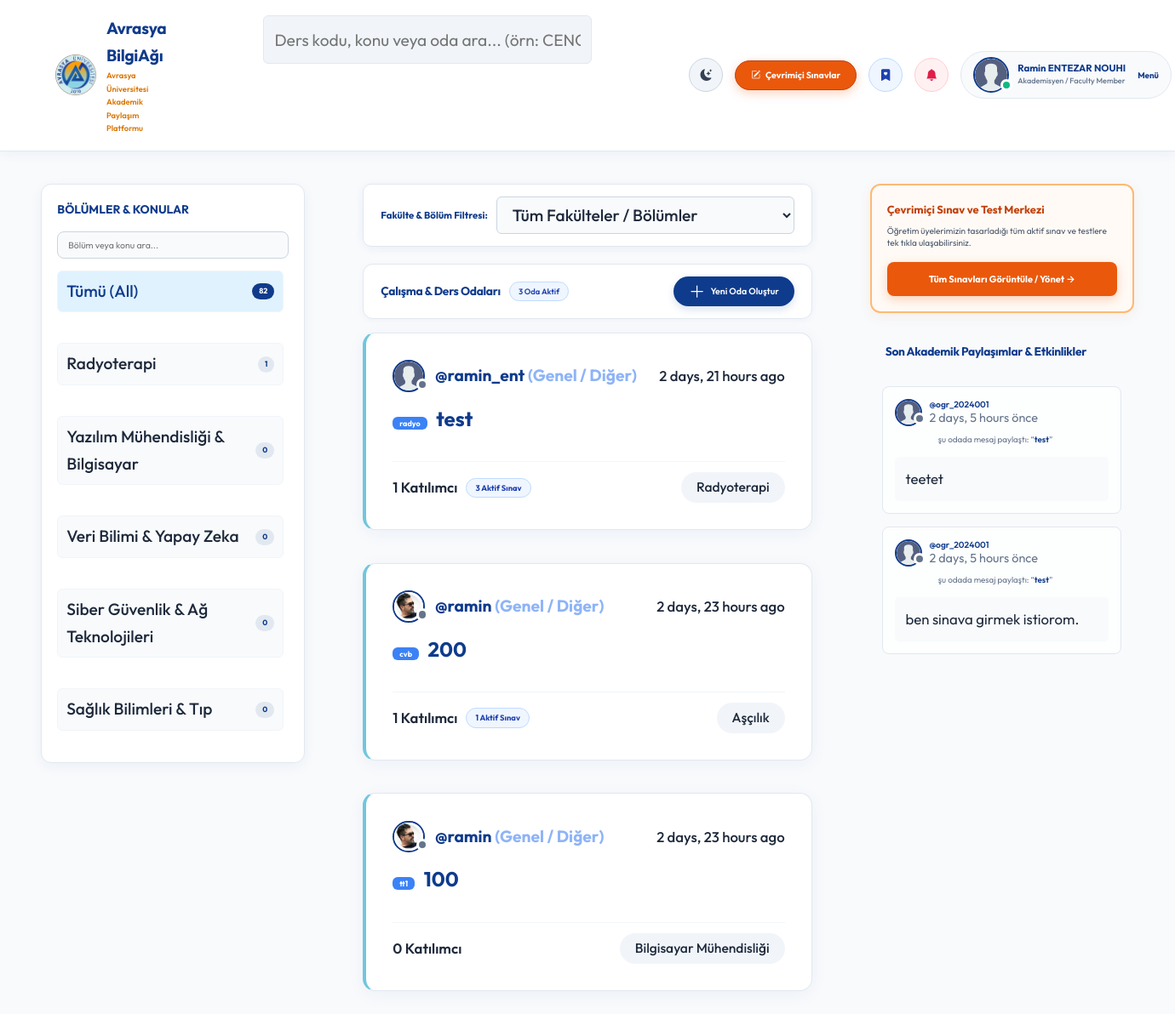
The app's page / (signed in), older data.
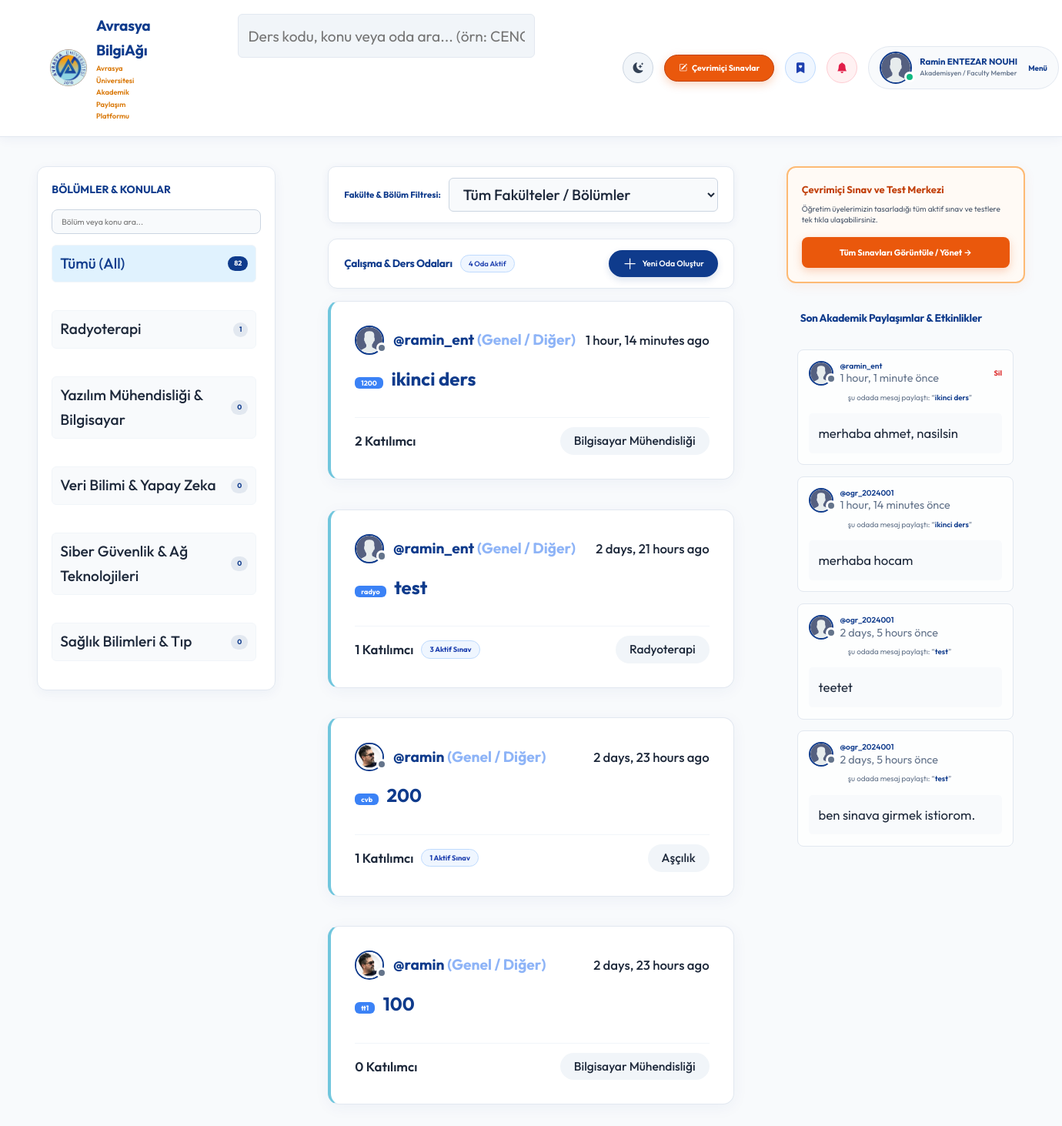
The same page, newer data.
### base/models.py (models this page shows, shortened)
class Topic(models.Model):
    name = models.CharField(max_length=200)

class Room(models.Model):
    host = models.ForeignKey(User, on_delete=models.SET_NULL, null=True)
    topic = models.ForeignKey(Topic, on_delete=models.SET_NULL, null=True, verbose_name="Bölüm / Akademik Konu")
    name = models.CharField(max_length=200, verbose_name="Çalışma Odası Adı")
    course_code = models.CharField(max_length=50, null=True, blank=True, verbose_name="Ders Kodu (örn: CENG201)")
    room_type = models.CharField(max_length=20, choices=ROOM_TYPE_CHOICES, default='general', verbose_name="Oda Türü")
    description = models.TextField(null=True, blank=True, verbose_name="Oda Açıklaması")
    participants = models.ManyToManyField(
        User, related_name='participants', blank=True)
    updated = models.DateTimeField(auto_now=True)
    created = models.DateTimeField(auto_now_add=True)
    class Meta:
        ordering = ['-updated', '-created']
    def __str__(self):
        return self.name

class User(AbstractUser):
    name = models.CharField(max_length=200, null=True, verbose_name="Ad Soyad")
    email = models.EmailField(unique=True, null=True, verbose_name="E-Posta Adresi")
    bio = models.TextField(null=True, verbose_name="Hakkımda (Biyografi)")
    avatar = models.ImageField(null=True, default="avatar.svg", verbose_name="Profil Fotoğrafı (Avatar)")
    student_id = models.CharField(max_length=50, null=True, blank=True, verbose_name="Öğrenci / Sicil No")
    department = models.CharField(max_length=100, choices=DEPARTMENT_CHOICES, default='Genel / Diğer', verbose_name="Fakülte / Bölüm")
    role = models.CharField(max_length=20, choices=ROLE_CHOICES, default='student', verbose_name="Akademik Rol")
    github_link = models.URLField(max_length=255, null=True, blank=True, verbose_name="GitHub Profili")
    linkedin_link = models.URLField(max_length=255, null=True, blank=True, verbose_name="LinkedIn Profili")
    objects = CustomUserManager()
    USERNAME_FIELD = 'email'
    REQUIRED_FIELDS = ['username']
    @property
    def unread_notifications_count(self):
        return self.notifications.filter(is_read=False).count()
    @property
    def unread_notifications(self):
        return self.notifications.filter(is_read=False)

class Message(models.Model):
    user = models.ForeignKey(User, on_delete=models.CASCADE)
    room = models.ForeignKey(Room, on_delete=models.CASCADE)
    body = models.TextField()
    is_verified_answer = models.BooleanField(default=False, verbose_name="Öğretim Üyesi Onaylı Cevap")
    updated = models.DateTimeField(auto_now=True)
    created = models.DateTimeField(auto_now_add=True)
    class Meta:
        ordering = ['-updated', '-created']

### base/views.py (the view, shortened to what this page needs)
# urls.py: path('', views.home, name="home"),
@login_required(login_url='login')
def home(request):
    q = request.GET.get('q') if request.GET.get('q') != None else ''
    dept = request.GET.get('dept') if request.GET.get('dept') != None else ''
    rooms = Room.objects.filter(
        Q(topic__name__icontains=q) |
        Q(name__icontains=q) |
        Q(course_code__icontains=q) |
        Q(description__icontains=q) |
        Q(host__username__icontains=q) |
        Q(host__department__icontains=q)
    ).distinct()
    topics = Topic.objects.all()
    room_count = rooms.count()
    room_messages_query = Message.objects.filter(
        Q(room__topic__name__icontains=q))
    if request.user.role == 'student' and request.user.department:
        room_messages_query = room_messages_query.filter(room__in=rooms).distinct()
    room_messages = room_messages_query[0:5]
    context = {'rooms': rooms, 'topics': topics,
               'room_count': room_count, 'room_messages': room_messages,
               'departments': DEPARTMENT_CHOICES, 'selected_dept': dept}
    return render(request, 'base/home.html', context)

### base/templates/base/home.html (shortened to what this page needs)
{% extends 'main.html' %}
{% block content %}
<main class="layout {% if request.user.role == 'student' %}layout--2{% else %}layout--3{% endif %}">
  <div class="container">
    {% if request.user.role != 'student' %}
    {% include 'base/topics_component.html' %}
    {% endif %}
    <div class="roomList">
      {% if request.user.role != 'student' %}
      <div style="background: #ffffff; border: 1px solid #e2e8f0; box-shadow: 0 2px 12px rgba(15,59,140,0.06); padding: 14px 20px; border-radius: 10px; margin-bottom: 20px; display: flex; align-items: center; justify-content: space-between; flex-wrap: wrap; gap: 10px;">
          <span style="color: #0f3b8c; font-weight: 700; font-size: 0.95rem;">Fakülte & Bölüm Filtresi:</span>
          <form method="GET" action="{% url 'home' %}" style="display: flex; gap: 8px; align-items: center;">
              <select name="dept" onchange="this.form.submit()" style="background: #f8fafc; color: #1e293b; border: 1px solid #cbd5e1; padding: 8px 14px; border-radius: 6px; font-weight: 500;">
                  <option value="">Tüm Fakülteler / Bölümler</option>
              </select>
          </form>
      </div>
      {% endif %}
      <div class="roomList__header" style="display: flex; justify-content: space-between; align-items: center; flex-wrap: wrap; gap: 10px; background: #ffffff; border: 1px solid #e2e8f0; border-radius: 12px; padding: 14px 20px; margin-bottom: 16px; box-shadow: 0 2px 8px rgba(15, 59, 140, 0.04);">
        <div style="display: flex; align-items: center; gap: 10px; flex-wrap: wrap;">
          <h2 style="margin: 0; font-size: 1.15rem; font-weight: 700; color: #0f3b8c; letter-spacing: -0.3px; text-transform: none;">Çalışma & Ders Odaları</h2>
          <span style="background: #eff6ff; color: #1e40af; font-size: 0.78rem; font-weight: 600; padding: 3px 10px; border-radius: 20px; border: 1px solid #bfdbfe; white-space: nowrap;">{{room_count}} Oda Aktif</span>
        </div>
        {% if request.user.role == 'faculty' or request.user.role == 'teacher' or request.user.is_superuser %}
        <a class="btn btn--main" href="{% url 'create-room' %}" style="display: inline-flex; align-items: center; gap: 6px; padding: 8px 18px; font-size: 0.88rem; font-weight: 600; border-radius: 50px; white-space: nowrap; box-shadow: 0 4px 10px rgba(15, 59, 140, 0.15); text-decoration: none;">
          <svg xmlns="http://www.w3.org/2000/svg" width="16" height="16" fill="currentColor" viewBox="0 0 16 16">
            <path fill-rule="evenodd" d="M8 2a.5.5 0 0 1 .5.5v5h5a.5.5 0 0 1 0 1h-5v5a.5.5 0 0 1-1 0v-5h-5a.5.5 0 0 1 0-1h5v-5A.5.5 0 0 1 8 2"/>
          </svg>
          <span>Yeni Oda Oluştur</span>
        </a>
        {% endif %}
      </div>
      {% include 'base/feed_component.html' %}
    </div>
    {% include 'base/activity_component.html' %}
  </div>
</main>
{% endblock %}

### base/templates/base/topics_component.html (shortened to what this page needs)
<div class="topics" style="background: #ffffff; border: 1px solid #e2e8f0; box-shadow: 0 4px 15px rgba(15, 59, 140, 0.05); border-radius: 12px; padding: 18px;">
    <div class="topics__header" style="margin-bottom: 12px;">
        <h2 style="color: #0f3b8c; font-weight: 700; font-size: 1.15rem;">BÖLÜMLER & KONULAR</h2>
    </div>
    <div style="margin-bottom: 14px;">
        <input type="text" id="topicSearchInput" onkeyup="filterTopicsList()" placeholder="Bölüm veya konu ara..."
               style="width: 100%; padding: 8px 12px; border: 1px solid #cbd5e1; border-radius: 8px; font-size: 0.88rem; background: #f8fafc; color: #1e293b; outline: none;">
    </div>
    <ul class="topics__list scroll" id="topicsListUl" style="max-height: 560px; overflow-y: auto; padding-right: 6px; list-style: none;">
        <li style="margin-bottom: 8px;">
            <a href="{% url 'home' %}" class="topic-pill active">
                <span>Tümü (All)</span>
                <span class="topic-count-badge">{{topics.count}}</span>
            </a>
        </li>
        {% for topic in topics %}
        <li class="topic-item" style="margin-bottom: 6px;">
            <a href="{% url 'home' %}?q={{topic.name}}" class="topic-pill">
                <span class="topic-name">{{topic.name}}</span>
                <span class="topic-count-badge">{{topic.room_set.all.count}}</span>
            </a>
        </li>
        {% endfor %}
    </ul>
</div>

### base/templates/base/feed_component.html
{% for room in rooms %}
<div class="roomListRoom" style="border-left: 4px solid #71c6dd;">
    <div class="roomListRoom__header" style="display: flex; justify-content: space-between; align-items: center; flex-wrap: wrap; gap: 8px;">
        <a href="{% url 'user-profile' room.host.id %}" class="roomListRoom__author">
            <div class="avatar avatar--small">
                <img src="{{room.host.avatar.url}}" />
            </div>
            <span>@{{room.host.username}} <small style="color: #8eb4f7;">({{room.host.department}})</small></span>
        </a>
        <div class="roomListRoom__actions">
            <span>{{room.created|timesince}} ago</span>
        </div>
    </div>
    <div class="roomListRoom__content">
        <a href="{% url 'room' room.id %}">
            {% if room.course_code %}
            <span style="background: #3b82f6; color: #fff; padding: 2px 8px; border-radius: 6px; font-size: 0.75rem; margin-right: 6px; font-weight: bold;">{{room.course_code}}</span>
            {% endif %}
            {{room.name}}
        </a>
    </div>
    <div class="roomListRoom__meta" style="display: flex; justify-content: space-between; align-items: center; flex-wrap: wrap; gap: 8px;">
        <div style="display: flex; align-items: center; gap: 10px;">
            <a href="{% url 'room' room.id %}" class="roomListRoom__joined" style="font-weight: 600;">
                {{room.participants.all.count}} Katılımcı
            </a>
            {% if room.quizzes.count %}
            <a href="{% url 'room' room.id %}" style="background: #eff6ff; border: 1px solid #bfdbfe; color: #1e40af; padding: 3px 10px; border-radius: 20px; font-weight: 700; font-size: 0.78rem; text-decoration: none;">
                {{ room.quizzes.count }} Aktif Sınav
            </a>
            {% endif %}
        </div>
        <p class="roomListRoom__topic" style="margin: 0;">{{room.topic.name}}</p>
    </div>
</div>
{% endfor %}

### base/templates/base/activity_component.html
<div class="activities" style="display: flex; flex-direction: column; gap: 20px;">
    <div style="background: #fffaf5; border: 2px solid #fdba74; border-radius: 12px; padding: 18px; box-shadow: 0 4px 15px rgba(234, 88, 12, 0.08);">
        <h3 style="color: #c2410c; font-size: 1.08rem; font-weight: 700; margin: 0 0 8px 0;">Çevrimiçi Sınav ve Test Merkezi</h3>
        <p style="color: #475569; font-size: 0.84rem; margin: 0 0 14px 0; line-height: 1.4;">
            Öğretim üyelerimizin tasarladığı tüm aktif sınav ve testlere tek tıkla ulaşabilirsiniz.
        </p>
        <a href="{% url 'quizzes' %}" style="display: block; text-align: center; padding: 11px 16px; font-weight: 700; font-size: 0.92rem; text-decoration: none; background: #ea580c; color: #ffffff; border-radius: 8px; box-shadow: 0 4px 12px rgba(234, 88, 12, 0.25);">
            Tüm Sınavları Görüntüle / Yönet &rarr;
        </a>
    </div>
    <div>
        <div class="activities__header" style="margin-bottom: 12px; background: transparent; border: none; padding: 0;">
            <h2 style="font-size: 1.15rem; font-weight: 700;">Son Akademik Paylaşımlar & Etkinlikler</h2>
        </div>
        {% for message in room_messages %}
        <div class="activities__box">
            <div class="activities__boxHeader roomListRoom__header" style="display: flex; justify-content: space-between; align-items: center; margin-bottom: 8px;">
                <a href="{% url 'user-profile' message.user.id %}" class="roomListRoom__author" style="display: flex; align-items: center; gap: 8px; text-decoration: none;">
                    <div class="avatar avatar--small">
                        <img src="{{message.user.avatar.url}}" style="width: 28px; height: 28px; border-radius: 50%; object-fit: cover;" />
                    </div>
                    <p style="margin: 0; font-weight: 600; font-size: 0.85rem;">
                        @{{message.user.username}}
                        <span style="color: #64748b; font-weight: 400;">{{message.created|timesince}} önce</span>
                    </p>
                </a>
                {% if request.user == message.user %}
                <a href="{% url 'delete-message' message.id %}" style="color: #dc2626; font-size: 0.78rem; font-weight: 700; text-decoration: none;">
                    Sil
                </a>
                {% endif %}
            </div>
            <div class="activities__boxContent">
                <p style="margin: 0 0 6px 0; font-size: 0.82rem; color: #64748b;">şu odada mesaj paylaştı: “<a href="{% url 'room' message.room.id %}" style="font-weight: 600; text-decoration: none;">{{message.room}}</a>”</p>
                <div class="activities__boxRoomContent">{{message.body}}</div>
            </div>
        </div>
        {% empty %}
        <div style="background: #ffffff; border: 1px solid #e2e8f0; border-radius: 10px; padding: 24px; text-align: center; color: #64748b; font-size: 0.88rem;">
            Henüz yeni bir mesaj veya etkinlik bulunmuyor.
        </div>
        {% endfor %}
    </div>
</div>

Row changes from the older to the newer data that the page shows:
added Room: host.avatar (placeholder picture), host.username "ramin_ent", host.department "Genel / Diğer", created "1 hour, 14 minutes", course_code "1200", name "ikinci ders", participants.all.count "2", topic.name "Bilgisayar Mühendisliği"
added Message: user.avatar (placeholder picture), user.username "ramin_ent", created "1 hour, 1 minute", shows "Sil", room "ikinci ders", body "merhaba ahmet, nasilsin"
added Message: user.avatar (placeholder picture), user.username "ogr_2024001", created "1 hour, 14 minutes", room "ikinci ders", body "merhaba hocam"
Text that changed along with them:
{{ room_count }}: "3" → "4"
